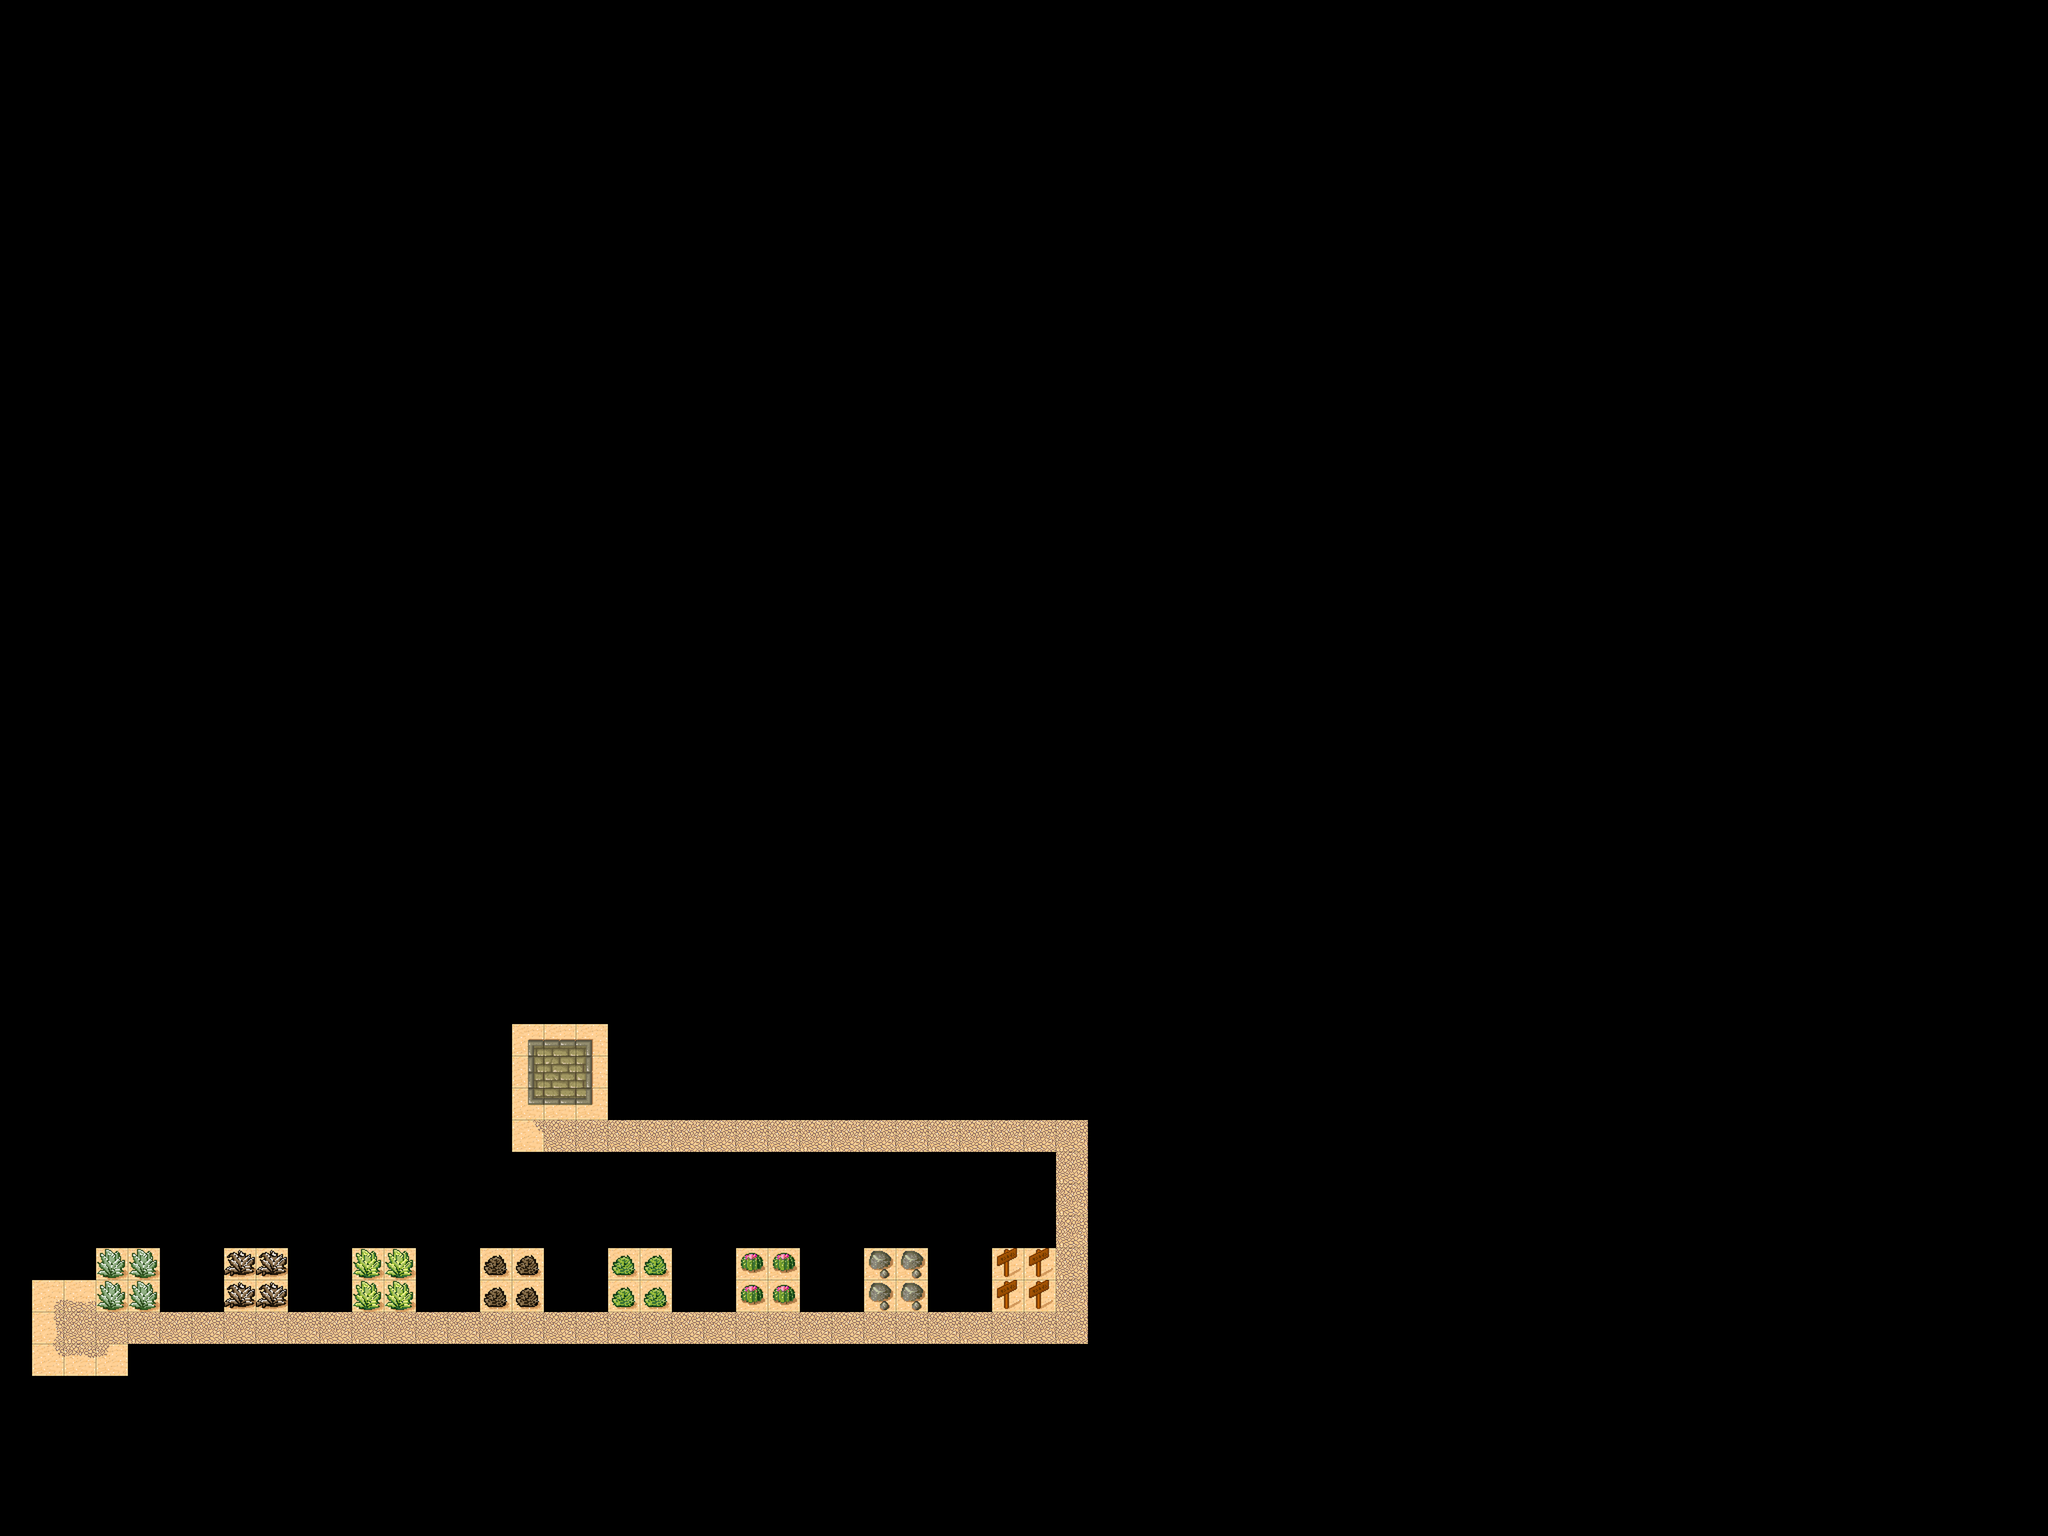

A 2D game scene composited from a Tiled map and its tileset images. What follows is a short description and the map's XML, with each tile layer's data collapsed to a summary:
An orthogonal 64x48 tile map with 64x64 px tiles, 2 tile layers (background, pave) and 10 objects (1, 2, 3, 4, 5, ...).

<map version="1.0" orientation="orthogonal" width="64" height="48" tilewidth="64" tileheight="64">
 <tileset firstgid="1" source="desert@2.tsx" />
 <layer name="background" width="64" height="48">
  <data>[3072 cells, 41 non-empty, 17 distinct tile ids]</data>
 </layer>
 <layer name="pave" width="64" height="48">
  <data>[3072 cells, 61 non-empty, 7 distinct tile ids]</data>
 </layer>
 <objectgroup name="Objects" width="64" height="48">
  <object name="1" x="194" y="2496" width="128" height="128" />
  <object name="2" x="446" y="2497" width="128" height="128" />
  <object name="3" x="708" y="2492" width="128" height="128" />
  <object name="4" x="961" y="2498" width="128" height="128" />
  <object name="5" x="1217" y="2497" width="128" height="128" />
  <object name="6" x="1479" y="2496" width="128" height="128" />
  <object name="7" x="1730" y="2497" width="128" height="128" />
  <object name="8" x="1983" y="2495" width="128" height="128" />
  <object name="9" x="1025" y="2039" width="190" height="196" />
  <object name="SpawnPoint" x="131" y="2633" width="56" height="44" />
 </objectgroup>
</map>
